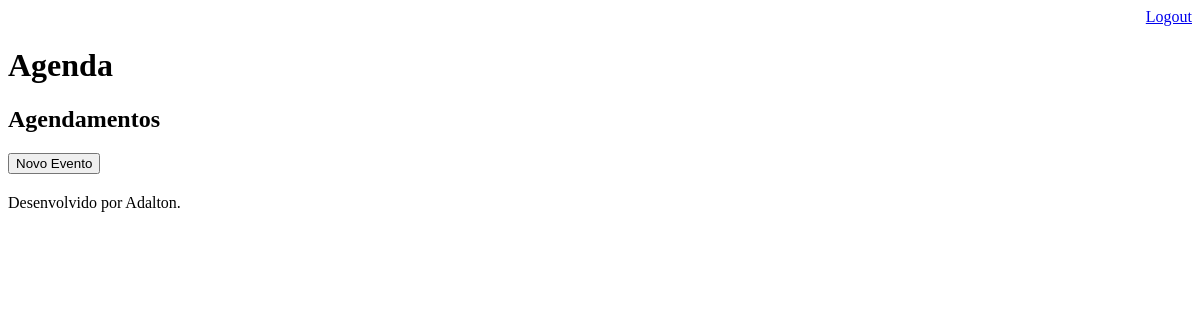
Page /agenda/ (signed in) on the earlier database version.
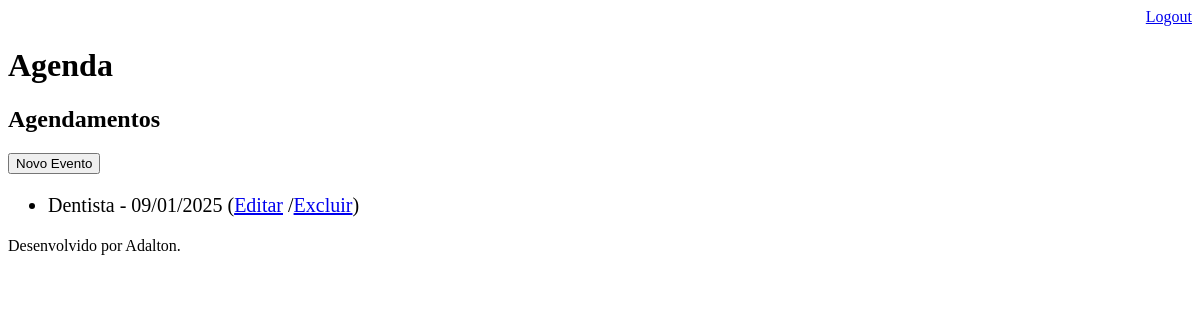
Same page on the later database version.
### core/models.py (models this page shows, shortened)
class Event(models.Model):
    title = models.CharField(max_length=100)
    description = models.TextField(blank=True, null=True)
    date = models.DateField(verbose_name='Data do Evento')
    creation_date = models.DateTimeField(auto_now_add=True)
    user = models.ForeignKey(User, on_delete=models.CASCADE)
    class Meta:
        db_table = 'event'
    def get_date(self):
        return self.date.strftime('%d/%m/%Y')

### core/views.py (the view)
# urls.py: path('agenda/', views.listar_eventos),
@login_required(login_url='/login/')
def listar_eventos(request):
    active_user = request.user
    event = Event.objects.filter(user=active_user).order_by('-date')
    data = {'events': event}
    return render(request, 'agenda.html', data)

### templates/agenda.html
{% extends "model-page.html" %}
{% block content %}
<h2>Agendamentos</h2>
<a href="/agenda/evento/">
    <button type="button">Novo Evento</button>
</a>
<ul style="font-size: 20px;">
    {% for event in events %}
    <li>{{ event.title }} - {{ event.get_date }}
        (<a href="/agenda/evento/?id={{ event.id }}">Editar</a>
        /<a href="/agenda/evento/delete/{{ event.id }}">Excluir</a>)
    </li>
    {% endfor %}
</ul>
{% endblock %}

Differences in the rows shown:
added Event: title "Dentista", get_date "09/01/2025"
